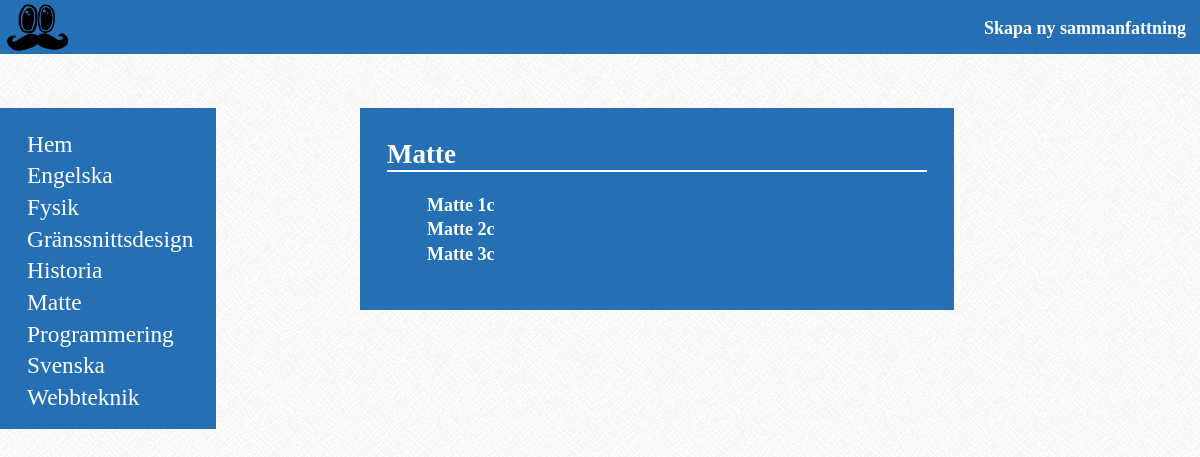
Screenshot of /?subject=1 with the database file from the repository.
### tables this page shows
CREATE TABLE IF NOT EXISTS `subject` (
  `ID` int(11) NOT NULL AUTO_INCREMENT,
  `name` varchar(128) NOT NULL,
  PRIMARY KEY (`ID`)
);

### includes/functions.php (called while the page is built, shortened)
<?php
function getSubjectFromID($ID, $pdo) {
	$statement = $pdo->prepare("SELECT name FROM subject WHERE ID=?");
	$statement->bindParam(1, $ID);
	if ($statement->execute()) {
		if ($row = $statement->fetch()) {
			return $row['name'];
		}
	}
}
?>

### index.php (the view, shortened to what this page needs)
<?php
	require_once 'includes/connect.php';
	require_once 'includes/functions.php';
	$subjectsArray = array();
	$liHrefID = array();
	$liValue = array();
	$link = "id='linkTrue'";
	if ($pdo) {
		foreach ($pdo->query("SELECT * FROM subject GROUP BY name ORDER BY name") as $holder)
		{
			array_push($subjectsArray, $holder);
		}
	}
?>
<?php
				if (!empty($_GET)) {
					if (!empty($_GET["subject"])) {
						$subject = getSubjectFromID($_GET['subject'], $pdo);
						$rubrik = $subject;
						$subject = filter_input(INPUT_GET, "subject", FILTER_VALIDATE_INT);
						$statement = $pdo->prepare("SELECT * FROM class WHERE subject_ID=? ORDER BY name");
						$statement->bindParam(1, $subject);
						if ($statement->execute()) {
							while($row = $statement->fetch()) {
								array_push($liHrefID, "?subject={$_GET['subject']}&class={$row['ID']}");
								array_push($liValue, $row['name']);
							}
						}
						else {
							echo "FAIL TO DO STATEMENT";
						}
					}
				}
			?>
<html>
	<head>
		<link rel="stylesheet" type="text/css" href="style.css"/>
	</head>
	<body onLoad="onLoad();">
		<header>
			<div class="header">
				<img id='jim' src="images/jim.png"></img>
				<a href="http://localhost/project/form.php" id="createSummary">
					<p><h4>Skapa ny sammanfattning</h4></p>
				</a>
			</div>
		</header>
		<nav>
			<ul>
				<a href="?"><li>Hem</li></a>
				<?php
					foreach ($subjectsArray as $holder)
					{
						echo "<a href=\"?subject={$holder['ID']}\"><li>{$holder["name"]}</li></a>";
					}
				?>
			</ul>
		</nav>
		<div class="container">
			<h2>
				<?php
					echo $rubrik;
				?>
			</h2>
			<ul>
				<?php
					while (count($liValue) > 0) {
						$holder = array_shift($liHrefID);
						$holder1 = array_shift($liValue);
						echo "<li><a {$link} href='{$holder}'><h4>$holder1</h4></a></li>";
					}
				?>
			</ul>
		</div>
	</body>

### style.css (style rules this page uses)
body { background-image: url(images/greyzz.png); font-size: 10px; margin: 0; text-align: left; color: #fff; }
h2 { border-bottom: 2px solid white; }
h4 { margin: 0; }
.header { background: #256fb5; width: 100%; height: 3em; }
#jim { width: 8em; margin-top: -1.35em; margin-left: -2em; }
#createSummary { width: 12em; height: 2.9em; float: right; text-decoration: none; color: fff; }
nav { position: absolute; top: 6em; right: auto; width: 12em; background: #256fb5; }
nav > ul { padding-left: 1.5em; }
nav > ul > a > li { font-size: 1.3em; list-style: none; margin: 0; width: 100%; padding-top: 0.2em; -webkit-transition: -webkit-transform 0.15s ease; -moz-transition: -moz-transform 0.15s ease; -o-transition: -o-transform 0.15s ease; transition: transform 0.15s ease; }
nav > ul > a { text-decoration: none; color: #fff; }
.container { position: relative; left: 20em; top: 3em; width: 30em; padding: 1.5em; background: #256fb5; padding-top: 0.5em; }
.container li { list-style: none; background: #256fb5; margin-bottom: 0.2em; }
.container a { text-decoration: none; color: #fff; }

### rows the page displays
subject: name "Engelska"
subject: name "Fysik"
subject: name "Gränssnittsdesign"
subject: name "Historia"
subject: name "Matte"
subject: name "Programmering"
subject: name "Svenska"
subject: name "Webbteknik"

### other values shown
$holder1 "Matte 1c"
$holder1 "Matte 2c"
$holder1 "Matte 3c"
